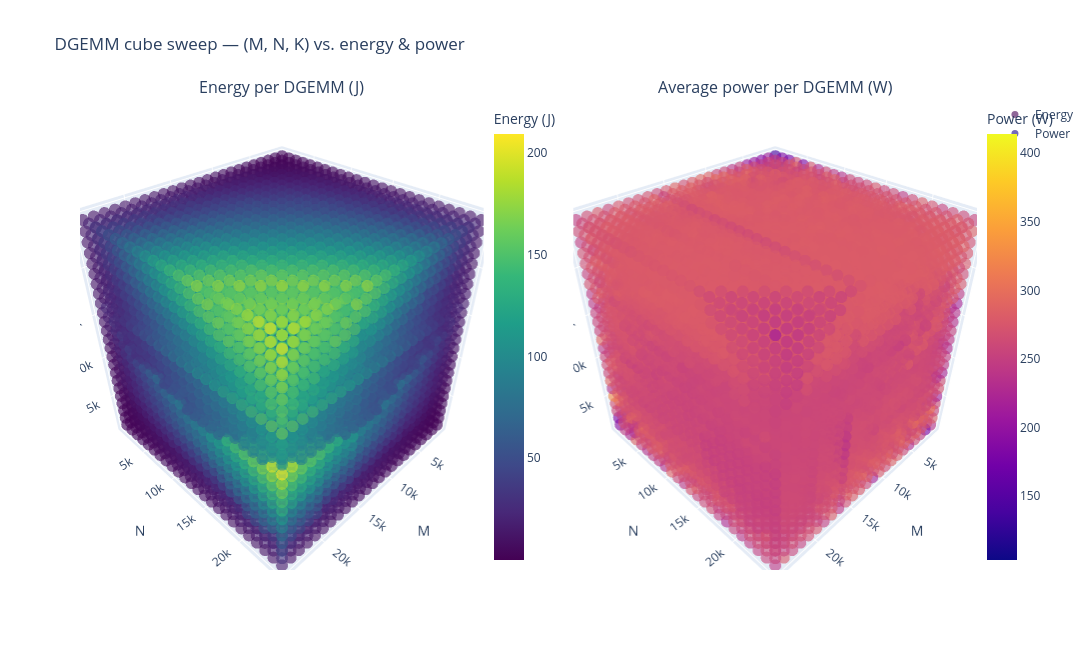

This figure's notebook cell:
### Markdown cell above
## Interactive 3D cube (Plotly)
Drag to rotate. Hover for the (M, N, K) cell value.

### Code cell
import plotly.graph_objects as go
from plotly.subplots import make_subplots

fig = make_subplots(
    rows=1, cols=2,
    specs=[[{'type': 'scene'}, {'type': 'scene'}]],
    subplot_titles=('Energy per DGEMM (J)', 'Average power per DGEMM (W)'),
)

fig.add_trace(go.Scatter3d(
    x=cube['m'], y=cube['n'], z=cube['k'], mode='markers',
    marker=dict(size=7, color=cube['Energy_J'], colorscale='Viridis',
                colorbar=dict(title='Energy (J)', x=0.45), opacity=0.6),
    customdata=np.stack([cube['Energy_J'], cube['Calls']], axis=-1),
    hovertemplate='M=%{x}, N=%{y}, K=%{z}<br>Energy=%{customdata[0]:.2f} J<br>Calls=%{customdata[1]}<extra></extra>',
    name='Energy',
), row=1, col=1)

fig.add_trace(go.Scatter3d(
    x=cube['m'], y=cube['n'], z=cube['k'], mode='markers',
    marker=dict(size=7, color=cube['Power_W'], colorscale='Plasma',
                colorbar=dict(title='Power (W)', x=1.0), opacity=0.6),
    customdata=np.stack([cube['Power_W'], cube['Calls']], axis=-1),
    hovertemplate='M=%{x}, N=%{y}, K=%{z}<br>Power=%{customdata[0]:.2f} W<br>Calls=%{customdata[1]}<extra></extra>',
    name='Power',
), row=1, col=2)

scene = dict(xaxis_title='M', yaxis_title='N', zaxis_title='K')
fig.update_layout(height=650, width=1300, scene=scene, scene2=scene,
                  title='DGEMM cube sweep — (M, N, K) vs. energy & power')
fig.show()

### Figure 1 — Plotly figure (JSON) as saved in the notebook; plotly's stock layout.template omitted (floating-point values rounded to 4 significant figures; data arrays with more than 128 entries replaced by an {"elided": "..."} marker saying what was removed)
{"data": [{"customdata": {"elided": "13824x2 float values"}, "hovertemplate": "M=%{x}, N=%{y}, K=%{z}<br>Energy=%{customdata[0]:.2f} J<br>Calls=%{customdata[1]}<extra></extra>", "marker": {"color": {"elided": "13824 float values"}, "colorbar": {"title": {"text": "Energy (J)"}, "x": 0.45}, "colorscale": [[0, "#440154"], [0.1111, "#482878"], [0.2222, "#3e4989"], [0.3333, "#31688e"], [0.4444, "#26828e"], [0.5556, "#1f9e89"], [0.6667, "#35b779"], [0.7778, "#6ece58"], [0.8889, "#b5de2b"], [1, "#fde725"]], "opacity": 0.6, "size": 7}, "mode": "markers", "name": "Energy", "scene": "scene", "type": "scatter3d", "x": {"elided": "13824 int values"}, "y": {"elided": "13824 int values"}, "z": {"elided": "13824 int values"}}, {"customdata": {"elided": "13824x2 float values"}, "hovertemplate": "M=%{x}, N=%{y}, K=%{z}<br>Power=%{customdata[0]:.2f} W<br>Calls=%{customdata[1]}<extra></extra>", "marker": {"color": {"elided": "13824 float values"}, "colorbar": {"title": {"text": "Power (W)"}, "x": 1}, "colorscale": [[0, "#0d0887"], [0.1111, "#46039f"], [0.2222, "#7201a8"], [0.3333, "#9c179e"], [0.4444, "#bd3786"], [0.5556, "#d8576b"], [0.6667, "#ed7953"], [0.7778, "#fb9f3a"], [0.8889, "#fdca26"], [1, "#f0f921"]], "opacity": 0.6, "size": 7}, "mode": "markers", "name": "Power", "scene": "scene2", "type": "scatter3d", "x": {"elided": "13824 int values"}, "y": {"elided": "13824 int values"}, "z": {"elided": "13824 int values"}}], "layout": {"annotations": [{"font": {"size": 16}, "showarrow": false, "text": "Energy per DGEMM (J)", "x": 0.225, "xanchor": "center", "xref": "paper", "y": 1, "yanchor": "bottom", "yref": "paper"}, {"font": {"size": 16}, "showarrow": false, "text": "Average power per DGEMM (W)", "x": 0.775, "xanchor": "center", "xref": "paper", "y": 1, "yanchor": "bottom", "yref": "paper"}], "height": 650, "scene": {"domain": {"x": [0, 0.45], "y": [0, 1]}, "xaxis": {"title": {"text": "M"}}, "yaxis": {"title": {"text": "N"}}, "zaxis": {"title": {"text": "K"}}}, "scene2": {"domain": {"x": [0.55, 1], "y": [0, 1]}, "xaxis": {"title": {"text": "M"}}, "yaxis": {"title": {"text": "N"}}, "zaxis": {"title": {"text": "K"}}}, "title": {"text": "DGEMM cube sweep — (M, N, K) vs. energy & power"}, "width": 1300}}
